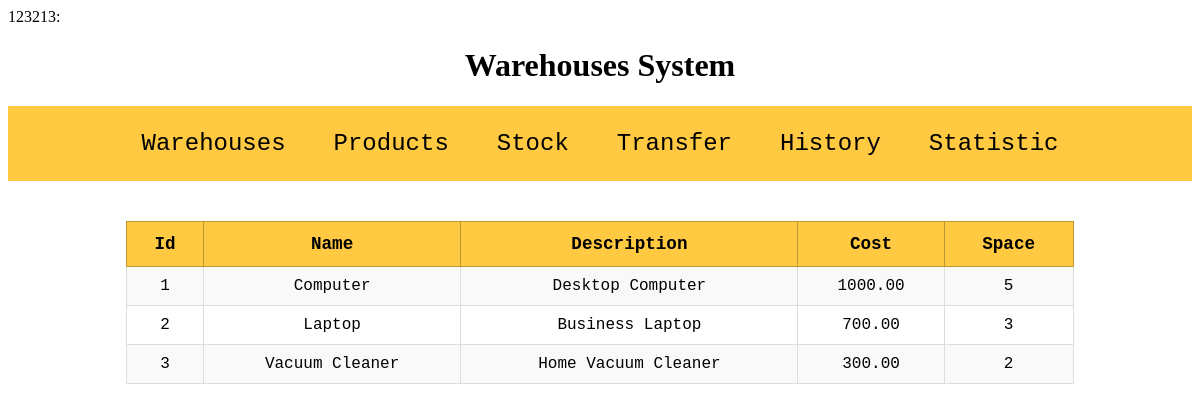
The app's page /menu.php?page=showProducts with its own data.
### tables this page shows
CREATE TABLE products (
    id INT AUTO_INCREMENT PRIMARY KEY,
    name VARCHAR(50) NOT NULL,
    description VARCHAR(100),
    cost DECIMAL(10,2),
    space INT
);

### Logic/showProducts.php (the view)
<?php
try {
    $pdo = new PDO('mysql:host=localhost;dbname=warehouses; charset=utf8', 'root', '');
    $pdo->setAttribute(PDO::ATTR_ERRMODE, PDO::ERRMODE_EXCEPTION);
    $sql = 'SELECT * FROM products';
    $result = $pdo->query($sql);
    echo '<table border=1;>
            <tr>
                <th>Id</th>
                <th>Name</th>
                <th>Description</th>
                <th>Cost</th>
                <th>Space</th>
            </tr>';
    while($row=$result->fetch()){
        echo '<tr><td>' . $row['id'] . '</td><td>' . $row['name'] . '</td><td> ' . $row['description'] . '</td><td>' . $row['cost'] . '</td><td>' . $row['space'] . '</td></tr>';
    }
    echo '</table>';
}
catch(PDOException $e) {
    $output = 'Unable to connect' . $e;
    echo $output;
}
?>

### style.css (style rules this page uses)
table { border-collapse: collapse; margin: 40px auto; width: 80%; font-family: "Lucida Console", "Courier New", monospace; background-color: white; }
table th { background-color: #FFC942; padding: 12px; border: 1px solid #BA9634; font-size: 1.1em; }
table td { padding: 10px; border: 1px solid #ddd; text-align: center; }
table tr:nth-child(even) { background-color: #f9f9f9; }

### records on screen
products: id "1", name "Computer", description "Desktop Computer", cost "1000.00", space "5"
products: id "2", name "Laptop", description "Business Laptop", cost "700.00", space "3"
products: id "3", name "Vacuum Cleaner", description "Home Vacuum Cleaner", cost "300.00", space "2"
